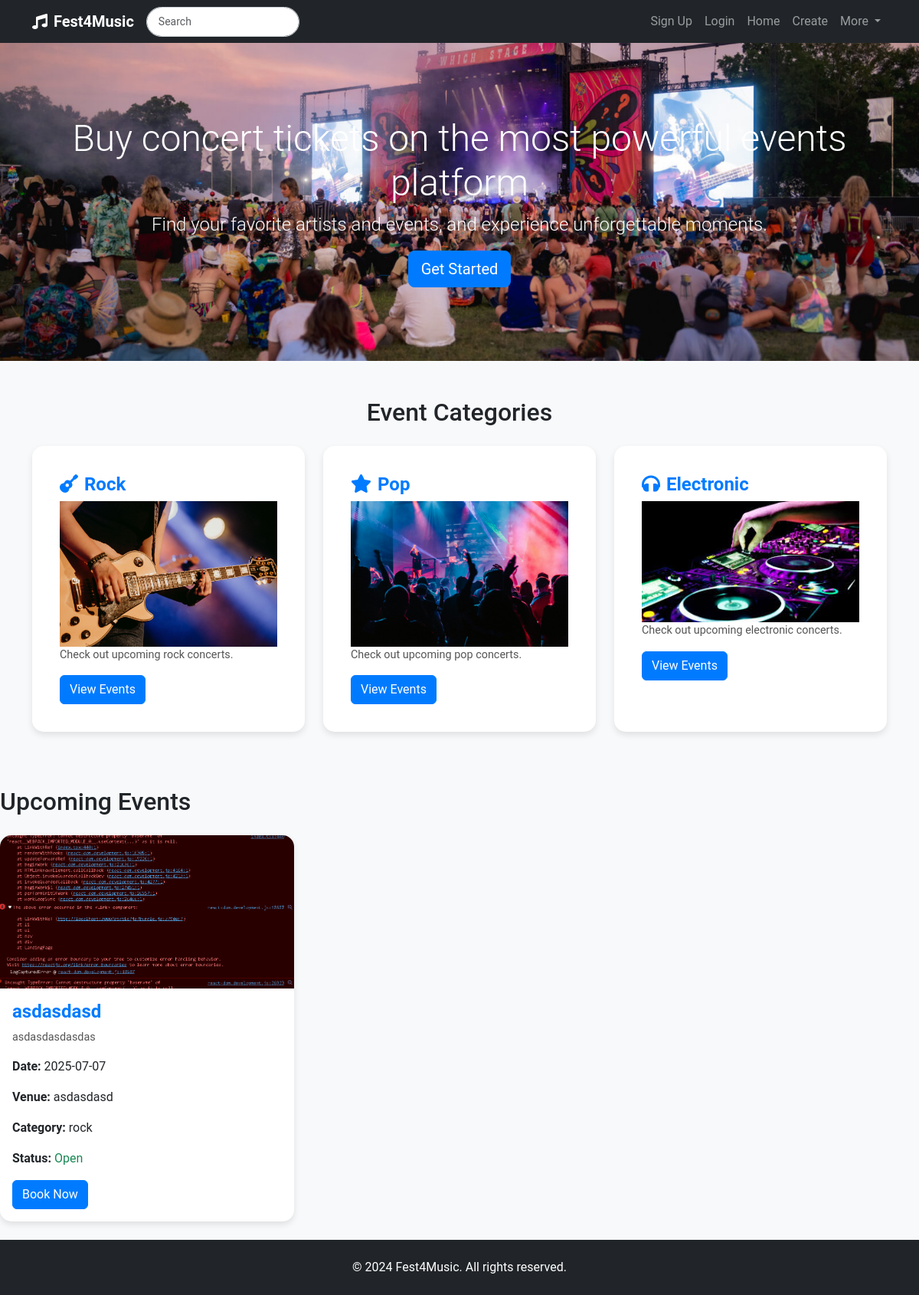
The page / on the database its author committed.
### website/models.py (models this page shows)
class Event(db.Model):
    id = db.Column(db.Integer, primary_key=True)
    title = db.Column(db.String(100), nullable=False)
    description = db.Column(db.Text)
    date = db.Column(db.Date, nullable=False)
    time = db.Column(db.Time, nullable=False)
    image = db.Column(db.String(400))
    venue = db.Column(db.String(400))
    status = db.Column(db.String(20), nullable=False)
    category = db.Column(db.String(50), nullable=False)
    price = db.Column(db.Integer)
    user_id = db.Column(db.Integer, db.ForeignKey('user.id'), nullable=False)
    comments = db.relationship('Comment', backref='event', lazy=True)

### website/views.py (the view)
@main_bp.route('/')
@main_bp.route('/category/<category>')
def index(category=None):
    if category:
        events = Event.query.filter(Event.category.ilike(category.lower())).all()
    else:
        events = Event.query.all()
    return render_template('index.html', events=events, category=category)

### website/templates/index.html (shortened to what this page needs)
{% extends "base.html" %}
{% block content %}
<div class="jumbotron jumbotron-fluid hero-section"
    style="background-image: url('static/Img/main.jpg'); background-size: cover;">
    <div class="container text-center">
        <h1 class="display-4">Buy concert tickets on the most powerful events platform</h1>
        <p class="lead">Find your favorite artists and events, and experience unforgettable moments.</p>
        <a href="#upcoming-events" class="btn btn-primary btn-lg">Get Started</a>
    </div>
</div>
<div class="container mt-5">
    <h2 class="text-center mb-4">Event Categories</h2>
    <div class="row">
        {% for cat in ['Rock', 'Pop', 'Electronic'] %}
        <div class="col-md-4 mb-4">
            <div class="card event-category-card h-100">
                <div class="card-body">
                    <h5 class="card-title"><i
                            class="fas fa-{{ 'guitar' if cat == 'Rock' else 'star' if cat == 'Pop' else 'headphones' }} me-2"></i>{{
                        cat }}</h5>
                    <div class="card-image">
                        <img src="{{ url_for('static', filename='Img/' + cat.lower() + '.jpg') }}" class="img-fluid"
                            alt="{{ cat }}">
                    </div>
                    <p class="card-text">Check out upcoming {{ cat.lower() }} concerts.</p>
                    <a href="{{ url_for('main.index', category=cat.lower()) }}" class="btn btn-primary btn-block">View
                        Events</a>
                </div>
            </div>
        </div>
        {% endfor %}
    </div>
</div>
<h2 id="upcoming-events" class="mt-5 mb-4">Upcoming Events</h2>
<div class="row">
    {% for event in events %}
    <div class="col-md-4 mb-4">
        <div class="card h-100">
            <img src="{{ event.image }}" class="card-img-top" alt="{{ event.title }}">
            <div class="card-body">
                <h5 class="card-title">{{ event.title }}</h5>
                <p class="card-text">{{ event.description }}</p>
                <p><strong>Date:</strong> {{ event.date.strftime('%Y-%m-%d') }}</p>
                <p><strong>Venue:</strong> {{ event.venue }}</p>
                <p><strong>Category:</strong> {{ event.category }}</p>
                <p><strong>Status:</strong> <span class="{{ 'text-success' if event.status == 'Open' else 'text-danger' if event.status in ['Sold Out', 'Cancelled'] else 'text-warning' }}">{{ event.status }}</span></p>
                <a href="{{ url_for('main.event_detail', event_id=event.id) }}" class="btn btn-primary">Book Now</a>
            </div>
        </div>
    </div>
    {% else %}
    <div class="col-12">
        <p>No events found.</p>
    </div>
    {% endfor %}
</div>
{% endblock %}

### website/static/Style/style.css (style rules this page uses)
body { font-family: 'Roboto', sans-serif; background-color: #f8f9fa; overflow-x: hidden; padding-top: 56px; }
.event-category-card { border-radius: 10px; box-shadow: 0 0.5rem 1rem rgba(0, 0, 0, 0.15); transition: transform 0.3s ease-in-out; background-color: #fff; padding: 20px; }
.card-title { font-weight: bold; }
.btn-primary { background-color: #007bff; border-color: #007bff; }
.jumbotron.hero-section { background-size: cover; background-position: center; color: white; padding-top: 6rem; padding-bottom: 6rem; }
.hero-section h1 { font-size: 3rem; }
.hero-section p { font-size: 1.5rem; }
body { font-family: 'Roboto', sans-serif; background-color: #f8f9fa; padding-top: 56px; }
.card { transition: transform 0.3s ease-in-out; border-radius: 15px; box-shadow: 0 0 10px rgba(0, 0, 0, 0.1); }
.card-img-top { height: 200px; object-fit: cover; border-top-left-radius: 15px; border-top-right-radius: 15px; }
.card-title { font-size: 1.25rem; font-weight: bold; }
.card-text { font-size: 0.9rem; }
.img-fluid { width: 100%; height: auto; }
.card { border: none; box-shadow: 0 4px 8px rgba(0, 0, 0, 0.1); }
.card-title { font-size: 1.5rem; font-weight: bold; color: #007bff; }
.card-text { color: #555; }
.btn-primary { background-color: #007bff; border-color: #007bff; transition: all 0.3s ease; }

### website/templates/base.html (style rules this page uses)
html, body { height: 100%; }
body { display: flex; flex-direction: column; }

### rows shown on the page
Event: category "Rock", shows a picture, lower "rock", image (picture), title "asdasdasd", description "asdasdasdasdas", date "2025-07-07", venue "asdasdasd", category "rock", status "Open"

### other values the page prints
{{ cat }} "Pop" "Electronic"
{{ cat.lower() }} "pop" "electronic"
